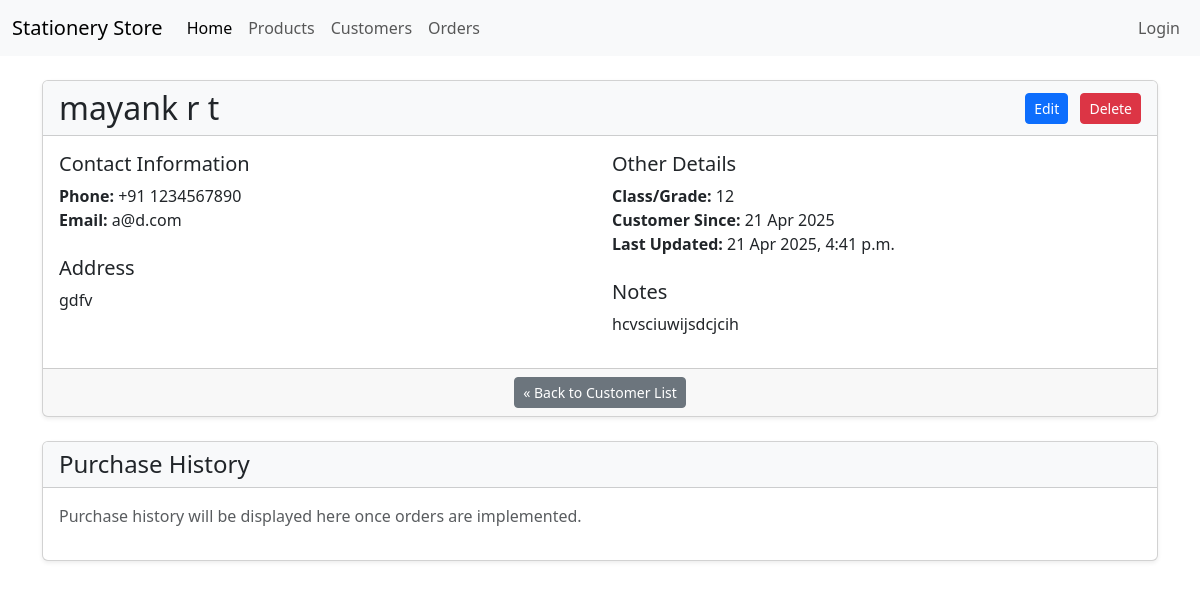
The page /customers/5/ on the database its author committed.
### customers/models.py (models this page shows, shortened)
class Customer(models.Model):
    first_name = models.CharField(max_length=100)
    middle_name = models.CharField(max_length=100, blank=True, null=True) # Optional
    last_name = models.CharField(max_length=100)
    country_code = models.CharField(
        max_length=5, # e.g., "+91", "+44", "+1" - adjust length if needed
        blank=True,
        null=True,
        default='+91', # Default to India's code
        verbose_name="Country Code"
    )
    phone_number = models.CharField(
        max_length=20, # Max length for local part
        blank=True,
        null=True,
        verbose_name="Phone Number (Local Part)" # Keep verbose name descriptive
    )
    email = models.EmailField(max_length=254, blank=True, null=True, unique=True) # Optional, but must be unique if provided
    school_grade = models.CharField(max_length=50, blank=True, null=True, verbose_name="Class") # Label changed earlier
    address = models.CharField(max_length=255, blank=True, null=True, verbose_name="Address")
    address_hint = models.CharField(max_length=255, blank=True, null=True, verbose_name="Address Hint", help_text="E.g., Landmark, Floor, Apartment number")
    postal_code = models.CharField(max_length=20, blank=True, null=True) # Kept postal code
    notes = models.TextField(blank=True, null=True) # General notes/preferences
    created_at = models.DateTimeField(auto_now_add=True)
    updated_at = models.DateTimeField(auto_now=True)
    class Meta:
        ordering = ('last_name', 'first_name') # Order customers by name
    @property
    def full_name(self):
        if self.middle_name:
            return f"{self.first_name} {self.middle_name} {self.last_name}"
        return f"{self.first_name} {self.last_name}"
    @property
    def full_phone_number(self):
        if self.country_code and self.phone_number:
            return f"{self.country_code} {self.phone_number}"
        elif self.phone_number: # If only local part exists (e.g., older data or code missing)
            return self.phone_number
        else:
            return None # Or return an empty string "" if preferred

### customers/views.py (the view)
# urls.py: path('<int:pk>/', views.customer_detail_view, name='customer_detail'),
def customer_detail_view(request, pk):
    customer = get_object_or_404(Customer, pk=pk)
    context = {
        'customer': customer, # The key 'customer' will be used in the template
    }
    return render(request, 'customers/customer_detail.html', context)

### customers/templates/customers/customer_detail.html (shortened to what this page needs)
{% extends "base.html" %}
{% block content %}
  <div class="card shadow-sm mb-4">
    <div class="card-header bg-light">
        <div class="d-flex justify-content-between align-items-center">
            <h2 class="mb-0">{{ customer.full_name }}</h2>
            <div>
                <a href="{% url 'customers:customer_edit' pk=customer.pk %}" class="btn btn-primary btn-sm me-2">
                     Edit
                </a>
                <a href="{% url 'customers:customer_delete' pk=customer.pk %}" class="btn btn-danger btn-sm">
                     Delete
                </a>
            </div>
        </div>
    </div>
    <div class="card-body">
        <div class="row">
            <div class="col-md-6">
                <h5>Contact Information</h5>
                <ul class="list-unstyled mb-4">
                    {% if customer.full_phone_number %}
                        <li><strong>Phone:</strong> {{ customer.full_phone_number }}</li>
                    {% endif %}
                    {% if customer.email %}
                        <li><strong>Email:</strong> {{ customer.email }}</li>
                    {% endif %}
                </ul>
                <h5>Address</h5>
                <ul class="list-unstyled mb-4">
                    {% if customer.address %}
                        <li>{{ customer.address }}</li>
                    {% else %}
                         <li><em class="text-muted">No address provided.</em></li>
                    {% endif %}
                </ul>
            </div>
            <div class="col-md-6">
                <h5>Other Details</h5>
                <ul class="list-unstyled mb-4">
                    {% if customer.school_grade %}
                        <li><strong>Class/Grade:</strong> {{ customer.school_grade }}</li>
                    {% endif %}
                    <li><strong>Customer Since:</strong> {{ customer.created_at|date:"d M Y" }}</li>
                    <li><strong>Last Updated:</strong> {{ customer.updated_at|date:"d M Y, P" }}</li>
                </ul>
                 {% if customer.notes %}
                    <h5>Notes</h5>
                    <p style="white-space: pre-wrap;">{{ customer.notes }}</p>
                {% endif %}
            </div>
        </div>
    </div>
    <div class="card-footer text-center">
       <a href="{% url 'customers:customer_list' %}" class="btn btn-secondary btn-sm">
          « Back to Customer List
       </a>
    </div>
  </div>
   <div class="card shadow-sm">
    <div class="card-header bg-light">
        <h4 class="mb-0">Purchase History</h4>
    </div>
    <div class="card-body">
        <p class="text-muted">Purchase history will be displayed here once orders are implemented.</p>
    </div>
  </div>
{% endblock %}

### rows shown on the page
Customer: full_name "mayank r t", full_phone_number "+91 1234567890", email "a@d.com", address "gdfv", school_grade "12", created_at "21 Apr 2025", updated_at "21 Apr 2025, 4:41 p.m.", notes "hcvsciuwijsdcjcih"
